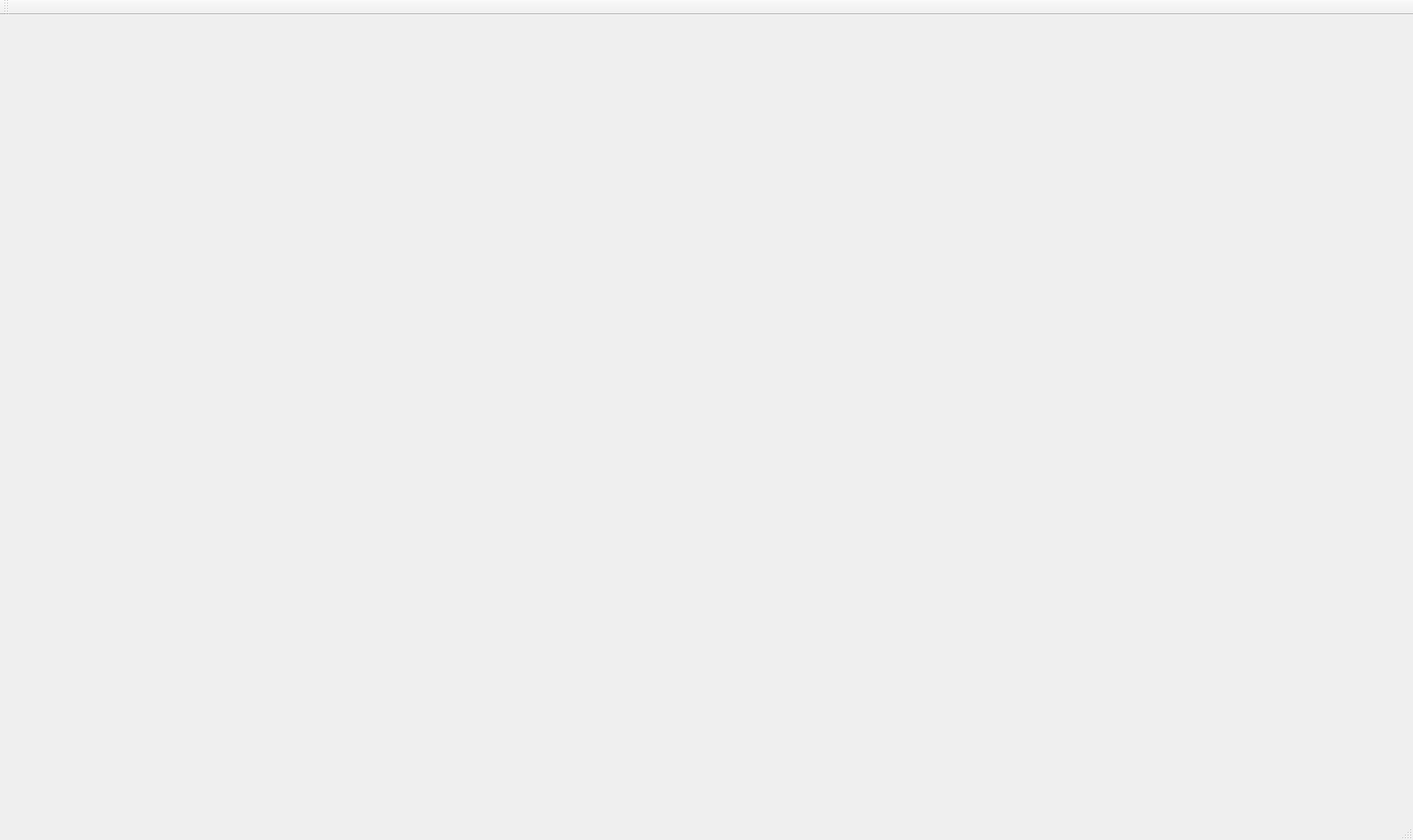
<?xml version="1.0" encoding="UTF-8"?>
<ui version="4.0">
 <class>MainWindow</class>
 <widget class="QMainWindow" name="MainWindow">
  <property name="geometry">
   <rect>
    <x>0</x>
    <y>0</y>
    <width>1589</width>
    <height>945</height>
   </rect>
  </property>
  <property name="windowTitle">
   <string>MainWindow</string>
  </property>
  <widget class="QWidget" name="centralWidget">
   <widget class="QCustomPlot" name="customplot" native="true">
    <property name="geometry">
     <rect>
      <x>60</x>
      <y>40</y>
      <width>800</width>
      <height>800</height>
     </rect>
    </property>
   </widget>
   <widget class="QCustomPlot" name="customplot2" native="true">
    <property name="geometry">
     <rect>
      <x>890</x>
      <y>50</y>
      <width>661</width>
      <height>401</height>
     </rect>
    </property>
   </widget>
  </widget>
  <widget class="QMenuBar" name="menuBar">
   <property name="geometry">
    <rect>
     <x>0</x>
     <y>0</y>
     <width>1589</width>
     <height>24</height>
    </rect>
   </property>
  </widget>
  <widget class="QToolBar" name="mainToolBar">
   <attribute name="toolBarArea">
    <enum>TopToolBarArea</enum>
   </attribute>
   <attribute name="toolBarBreak">
    <bool>false</bool>
   </attribute>
  </widget>
  <widget class="QStatusBar" name="statusBar"/>
 </widget>
 <layoutdefault spacing="6" margin="11"/>
 <customwidgets>
  <customwidget>
   <class>QCustomPlot</class>
   <extends>QWidget</extends>
   <header>qcustomplot.h</header>
   <container>1</container>
  </customwidget>
 </customwidgets>
 <resources/>
 <connections/>
</ui>
